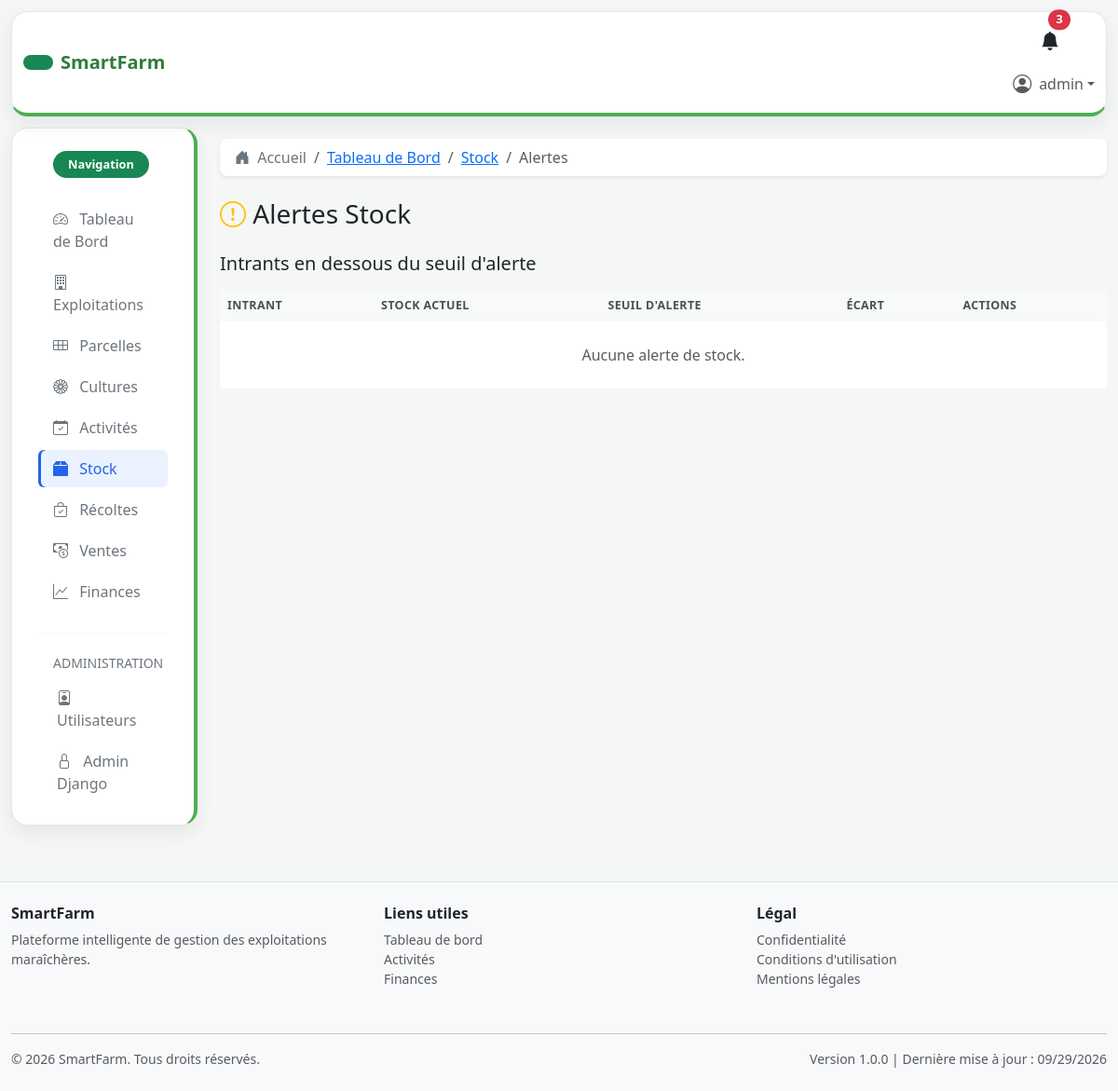
Page /stock/alertes/ (signed in) on the earlier database version.
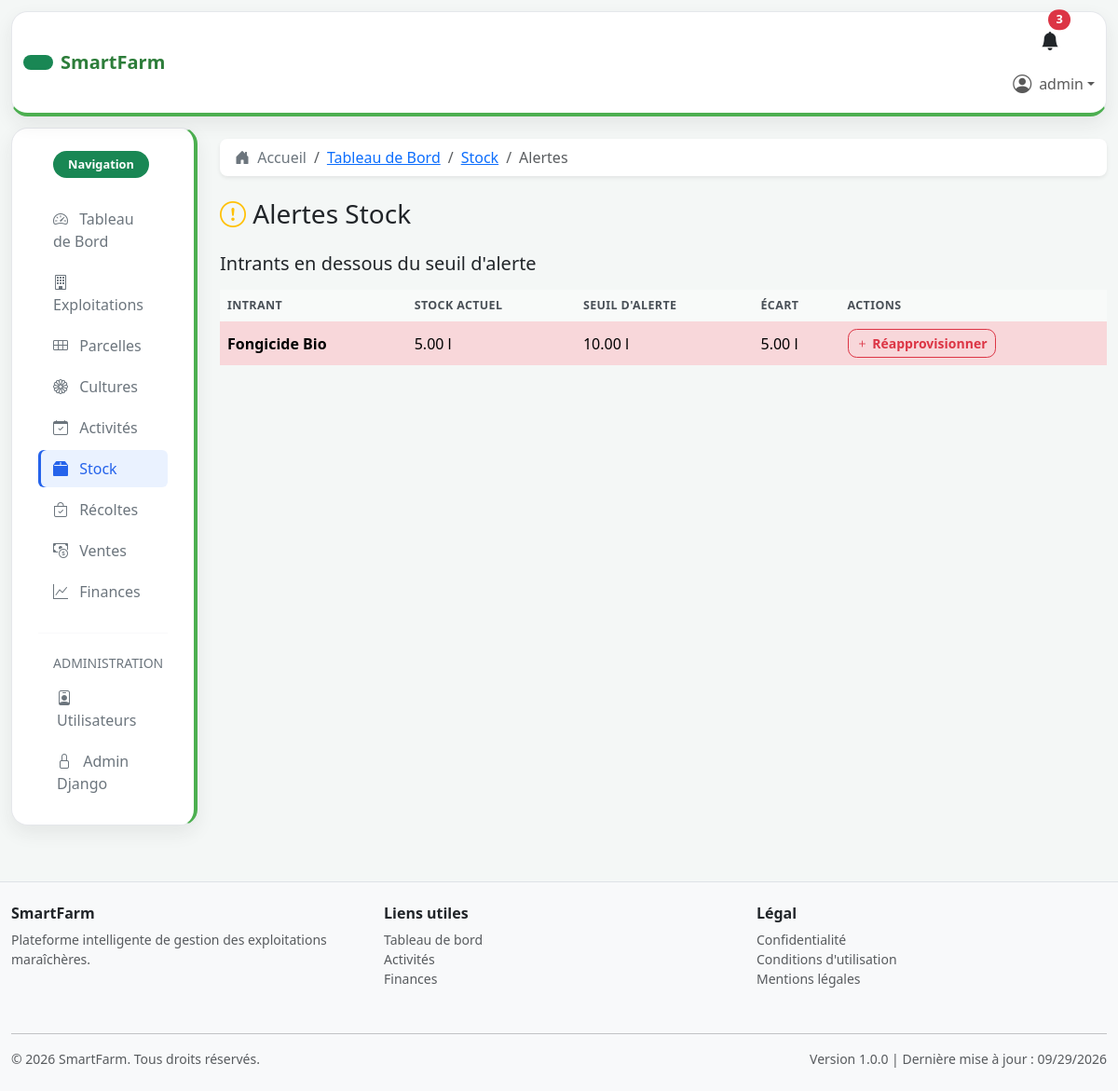
Same page on the later database version.
### stock/models.py (models this page shows, shortened)
class Intrant(models.Model):
    UNITE_CHOICES = [
        ('kg', 'Kilogramme'),
        ('g', 'Gramme'),
        ('l', 'Litre'),
        ('unite', 'Unité'),
        ('m2', 'Mètres carrés'),
        ('m3', 'Mètres cubes'),
    ]
    nom = models.CharField(max_length=150, help_text="Nom de l'intrant")
    description = models.TextField(blank=True, help_text="Description de l'intrant")
    quantite = models.DecimalField(max_digits=10, decimal_places=2, default=0, help_text="Quantité disponible")
    unite = models.CharField(max_length=10, choices=UNITE_CHOICES, default='kg', help_text="Unité de mesure")
    seuil_alerte = models.DecimalField(max_digits=10, decimal_places=2, null=True, blank=True, help_text="Seuil de stock bas")
    date_creation = models.DateTimeField(auto_now_add=True, help_text="Date de création")
    date_modification = models.DateTimeField(auto_now=True, help_text="Date de dernière modification")
    class Meta:
        verbose_name = 'Intrant'
        verbose_name_plural = 'Intrants'
        ordering = ['nom']

### stock/views.py (the view)
# urls.py: path('alertes/', views.AlerteStockView.as_view(), name='alertes'),
class AlerteStockView(LoginRequiredMixin, ListView):
    model = Intrant
    template_name = 'stock/alertes.html'
    context_object_name = 'intrants'
    def get_queryset(self):
        return Intrant.objects.filter(
            seuil_alerte__isnull=False,
            quantite__lte=F('seuil_alerte'),
        ).annotate(
            ecart=ExpressionWrapper(
                F('seuil_alerte') - F('quantite'),
                output_field=DecimalField(max_digits=10, decimal_places=2),
            )
        ).order_by('quantite')

### templates/stock/alertes.html (shortened to what this page needs)
{% extends 'base.html' %}
{% load static %}
{% block breadcrumbs %}
    <li class="breadcrumb-item"><a href="{% url 'dashboard:accueil' %}">Tableau de Bord</a></li>
    <li class="breadcrumb-item"><a href="{% url 'stock:liste_intrants' %}">Stock</a></li>
    <li class="breadcrumb-item active">Alertes</li>
{% endblock %}
{% block content %}
<div class="row mb-4">
    <div class="col-md-12">
        <h1 class="h3 mb-0">
            <i class="bi bi-exclamation-circle text-warning"></i> Alertes Stock
        </h1>
    </div>
</div>
<div class="row">
    <div class="col-md-12">
        <h5 class="mb-3">Intrants en dessous du seuil d'alerte</h5>
        <div class="card border-danger">
            <div class="table-responsive">
                <table class="table table-hover mb-0">
                    <thead class="table-light">
                        <tr>
                            <th>Intrant</th>
                            <th>Stock Actuel</th>
                            <th>Seuil d'alerte</th>
                            <th>Écart</th>
                            <th>Actions</th>
                        </tr>
                    </thead>
                    <tbody>
                        {% for intrant in intrants %}
                        <tr class="table-danger">
                            <td><strong>{{ intrant.nom }}</strong></td>
                            <td>{{ intrant.quantite }} {{ intrant.unite }}</td>
                            <td>{{ intrant.seuil_alerte }} {{ intrant.unite }}</td>
                            <td>{{ intrant.ecart|floatformat:2 }} {{ intrant.unite }}</td>
                            <td>
                                <a href="{% url 'stock:ajouter_mouvement' %}" class="btn btn-sm btn-outline-danger">
                                    <i class="bi bi-plus"></i> Réapprovisionner
                                </a>
                            </td>
                        </tr>
                        {% empty %}
                        <tr>
                            <td colspan="5" class="text-center text-muted py-4">Aucune alerte de stock.</td>
                        </tr>
                        {% endfor %}
                    </tbody>
                </table>
            </div>
        </div>
    </div>
</div>
{% endblock %}

Differences in the rows shown:
added Intrant: nom "Fongicide Bio", quantite "5.00", unite "l", seuil_alerte "10.00", ecart "5.00"
Other differences:
text no longer shown: "Aucune alerte de stock."
